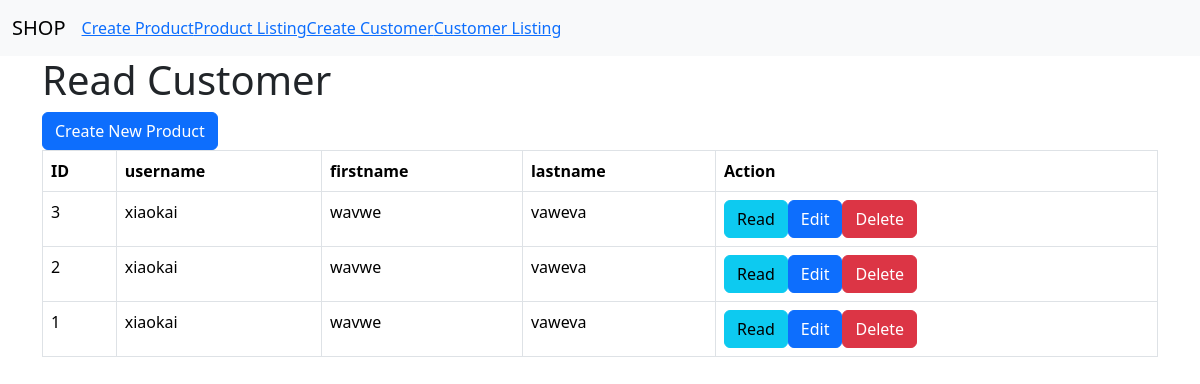
/customer_listing.php, run on an earlier commit of the app's database.
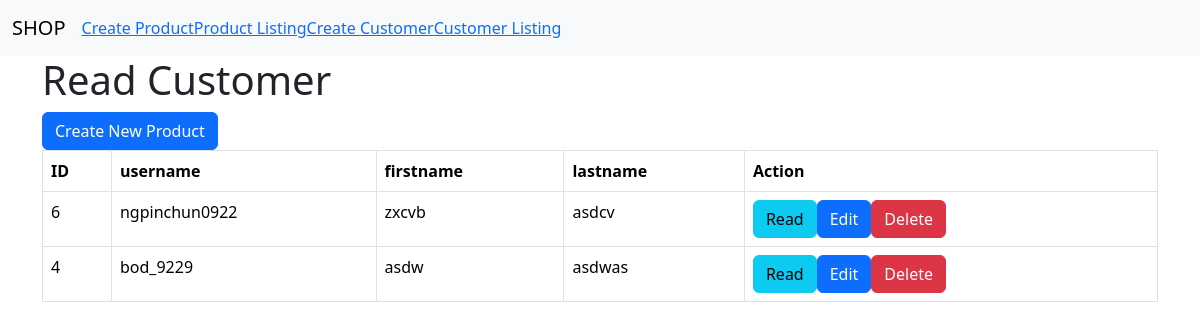
And on a later commit of the database.
### tables this page shows
CREATE TABLE IF NOT EXISTS `customer` (
  `id` int NOT NULL AUTO_INCREMENT,
  `username` varchar(128) NOT NULL,
  `password` varchar(128) NOT NULL,
  `firstname` text NOT NULL,
  `lastname` text NOT NULL,
  `gender` text NOT NULL,
  `date_of_birth` date NOT NULL,
  `registration_date` datetime NOT NULL DEFAULT CURRENT_TIMESTAMP,
  `account_status` varchar(50) NOT NULL,
  PRIMARY KEY (`id`)
);

### customer_listing.php (the view, shortened to what this page needs)
<!DOCTYPE HTML>
<html>
<head>
    <link href="https://cdn.jsdelivr.net/npm/bootstrap@5.3.3/dist/css/bootstrap.min.css" rel="stylesheet">
</head>
<body>
<?php include 'menu.php';
    ?>
    <div class="container">
        <div class="page-header">
            <h1>Read Customer</h1>
            <?php
            include 'config/database.php';
            $query = "SELECT id, username,firstname, lastname FROM customer ORDER BY id DESC";
            $stmt = $con->prepare($query);
            $stmt->execute();
            $num = $stmt->rowCount();
            echo "<a href='customer_create.php' class='btn btn-primary m-b-1em'>Create New Product</a>";
            if ($num > 0) {
                echo "<table class='table table-hover table-responsive table-bordered'>";
                echo "<tr>";
                echo "<th>ID</th>";
                echo "<th>username</th>";
                echo "<th>firstname</th>";
                echo "<th>lastname</th>";
                echo "<th>Action</th>";
                echo "</tr>";
                while ($row = $stmt->fetch(PDO::FETCH_ASSOC)) {
                    extract($row);
                    echo "<tr>";
                    echo "<td>{$id}</td>";
                    echo "<td>{$username}</td>";
                    echo "<td>{$firstname}</td>";
                    echo "<td>{$lastname}</td>";
                    echo "<td>";
                    echo "<a href='customer_details.php?id={$id}' class='btn btn-info m-r-1em'>Read</a>";
                    echo "<a href='customer_update.php?id={$id}' class='btn btn-primary m-r-1em'>Edit</a>";
                    echo "<a href='#' onclick='delete_user({$id});'  class='btn btn-danger'>Delete</a>";
                    echo "</td>";
                    echo "</tr>";
                }
                echo "</table>";
            }
            else {
                echo "<div class='alert alert-danger'>No records found.</div>";
            }
            ?>
        </div>
</body>
</html>

### menu.php (shortened to what this page needs)
<nav class="navbar navbar-expand-lg bg-body-tertiary">
  <div class="container-fluid">
    <a class="navbar-brand" href="#">SHOP</a>
    <div class="collapse navbar-collapse" id="navbarNav">
      <ul class="navbar-nav">
        <li class="nav-item">
          <a class="product_create.php" aria-current="page" href="product_create.php">Create Product      </a>
        </li>
        <li class="nav-item">
          <a class="product_listing.php" href="product_listing.php">Product Listing      </a>
        </li>
        <li class="nav-item">
          <a class="customer_create.php" href="customer_create.php">Create Customer      </a>
        </li>
        <li class="nav-item">
          <a class="customer_listing.php" href="customer_listing.php">Customer Listing</a>
        </li>
      </ul>
    </div>
  </div>
</nav>

What changed in the data, as far as the page shows it:
removed customer: id "3", username "xiaokai", firstname "wavwe", lastname "vaweva"
removed customer: id "2", username "xiaokai", firstname "wavwe", lastname "vaweva"
removed customer: id "1", username "xiaokai", firstname "wavwe", lastname "vaweva"
added customer: id "6", username "ngpinchun0922", firstname "zxcvb", lastname "asdcv"
added customer: id "4", username "bod_9229", firstname "asdw", lastname "asdwas"
